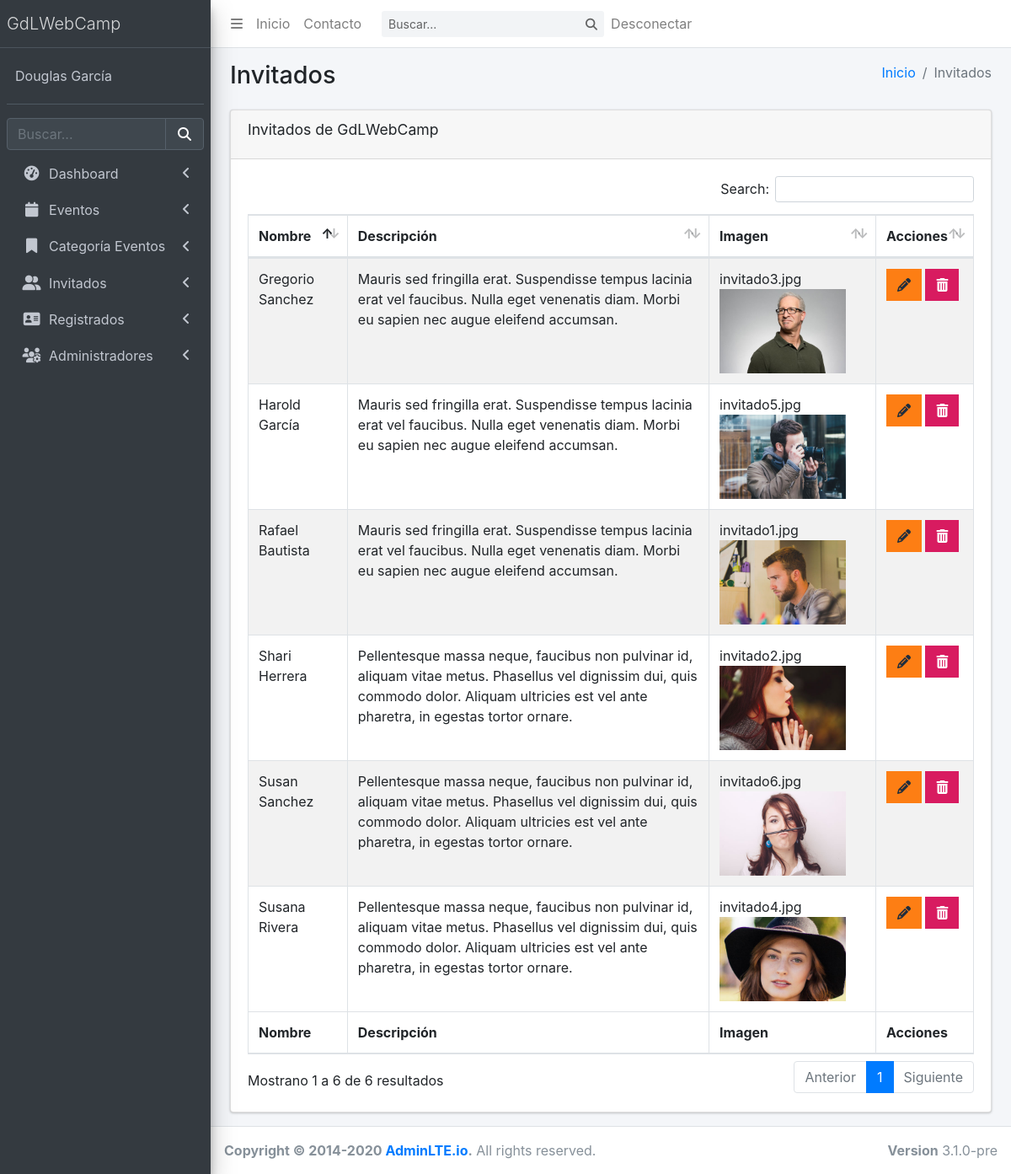
The app's page /admin/lista-invitados.php (signed in) with its own data.
### tables this page shows
CREATE TABLE `invitados` (
  `invitado_id` tinyint(10) NOT NULL,
  `nombre_invitado` varchar(30) NOT NULL,
  `apellido_invitado` varchar(30) NOT NULL,
  `descripcion` text NOT NULL,
  `url_imagen` varchar(50) NOT NULL,
  `editado` datetime DEFAULT NULL
);

### admin/lista-invitados.php (the view, shortened to what this page needs)
<?php include_once 'templates/header.php';
include_once 'funciones/funciones.php' ?>
<body class="hold-transition sidebar-mini">
<div class="wrapper">
<?php include_once 'templates/barra.php' ?>
 <?php include_once 'templates/navegacion.php' ?>
  <div class="content-wrapper">
    <section class="content-header">
      <div class="container-fluid">
        <div class="row mb-2">
          <div class="col-sm-6">
            <h1>Invitados</h1>
          </div>
          <div class="col-sm-6">
            <ol class="breadcrumb float-sm-right">
              <li class="breadcrumb-item"><a href="admin-area.php">Inicio</a></li>
              <li class="breadcrumb-item active">Invitados</li>
            </ol>
          </div>
        </div>
      </div>
    </section>
    <section class="content">
      <div class="container-fluid">
        <div class="row">
          <div class="col-12">
            <div class="card">
              <div class="card-header">
                <h3 class="card-title">Invitados de GdLWebCamp</h3>
              </div>
              <div class="card-body">
                <table id="registros" class="table table-bordered table-striped">
                  <thead>
                  <tr>
                    <th>Nombre</th>
                    <th>Descripción</th>
                    <th>Imagen</th>
                    <th>Acciones</th>
                  </tr>
                  </thead>
                  <tbody>
                    <?php
                      try {
                        $sql = "SELECT * FROM invitados";
                        $resultado = $conn->query($sql);
                      } catch (\Exception $e) {
                        $error = $e->getMessage();
                        echo $error;
                      }
                      while ($invitado = $resultado->fetch_assoc()) { ?>
                        <tr>
                          <td><?php echo $invitado['nombre_invitado'] . " " . $invitado['apellido_invitado']?></td>
                          <td>
                            <?php echo $invitado['descripcion']?>
                          </td>
                          <td>
                            <?php echo $invitado['url_imagen']; ?>
                            <img src="../img/invitados/<?php echo $invitado['url_imagen']; ?>" width=150px>
                          </td>
                          <td>
                            <a href="editar-invitado.php?id=<?php echo $invitado['invitado_id'] ?>" class="btn bg-orange btn-flat margin">
                              <i class="fa fa-pencil"></i>
                            </a>
                            <a href="#" data-id="<?php echo $invitado['invitado_id'] ?>" data-tipo="invitado" class="btn bg-maroon btn-flat margin borrar_registro">
                              <i class="fa fa-trash"></i>
                            </a>
                          </td>
                        </tr>
                    <?php  } ?>
                  </tbody>
                  <tfoot>
                    <tr>
                      <th>Nombre</th>
                      <th>Descripción</th>
                      <th>Imagen</th>
                      <th>Acciones</th>
                    </tr>
                  </tfoot>
                </table>
              </div>
            </div>
          </div>
        </div>
      </div>
    </section>
  </div>
 <?php include_once 'templates/footer.php' ?>

### admin/templates/header.php (shortened to what this page needs)
<!DOCTYPE html>
<html lang="en">
<head>
  <link rel="stylesheet" href="css/adminlte.min.css">
  <link rel="stylesheet" href="css/admin.css">
  <link rel="stylesheet" href="css/sweetalert2.min.css">
  <link rel="stylesheet" href="css/dataTables.bootstrap4.min.css">
  <link rel="stylesheet" href="css/responsive.bootstrap4.min.css">
  <link rel="stylesheet" href="css/buttons.bootstrap4.min.css">
<link rel="stylesheet" href="css/daterangepicker.css">
<link rel="stylesheet" href="css/icheck-bootstrap.min.css">
<link rel="stylesheet" href="css/bootstrap-colorpicker.min.css">
<link rel="stylesheet" href="css/tempusdominus-bootstrap-4.min.css">
<link rel="stylesheet" href="css/select2.min.css">
<link rel="stylesheet" href="css/select2-bootstrap4.min.css">
<link rel="stylesheet" href="css/bootstrap-duallistbox.min.css">
<link rel="stylesheet" href="css/bs-stepper.min.css">
<link rel="stylesheet" href="css/dropzone.min.css">
<link rel="stylesheet" href="css/fontawesome-iconpicker.min.css">
<link rel="stylesheet" href="https://stackpath.bootstrapcdn.com/bootstrap/4.5.2/css/bootstrap.min.css">
</head>

### admin/templates/barra.php (shortened to what this page needs)
<nav class="main-header navbar navbar-expand navbar-white navbar-light">
  <ul class="navbar-nav">
    <li class="nav-item">
      <a class="nav-link" data-widget="pushmenu" href="#" role="button"><i class="fas fa-bars"></i></a>
    </li>
    <li class="nav-item d-none d-sm-inline-block">
      <a href="admin-area.php" class="nav-link">Inicio</a>
    </li>
    <li class="nav-item d-none d-sm-inline-block">
      <a href="#" class="nav-link">Contacto</a>
    </li>
  </ul>
  <form class="form-inline ml-3">
    <div class="input-group input-group-sm">
      <input class="form-control form-control-navbar" type="search" placeholder="Buscar..." aria-label="Search">
      <div class="input-group-append">
        <button class="btn btn-navbar" type="submit">
          <i class="fas fa-search"></i>
        </button>
      </div>
    </div>
  </form>
  <ul class="navbar-nav pull-right">
<li class="nav-item d-sm-inline-block">
	<div class="pull-right">
		<a href="login.php?cerrar_sesion=true" class="pull-right nav-link centrar">Desconectar</a>
	</div>
</li>
  </ul>
</nav>

### admin/templates/navegacion.php (shortened to what this page needs)
<?php
      include_once 'templates/header.php';
?>
 <aside class="main-sidebar sidebar-dark-primary elevation-4">
    <a href="../index.php" class="brand-link">
      <span class="brand-text font-weight-light">GdLWebCamp</span>
    </a>
    <div class="sidebar">
      <div class="user-panel mt-3 pb-3 mb-3 d-flex">
        <div class="info">
          <a href="admin-area.php" class="d-block"><?php echo $_SESSION['nombre']; ?></a>
        </div>
      </div>
      <div class="form-inline">
        <div class="input-group" data-widget="sidebar-search">
          <input class="form-control form-control-sidebar" type="search" placeholder="Buscar..." aria-label="Search">
          <div class="input-group-append">
            <button class="btn btn-sidebar">
              <i class="fas fa-search fa-fw"></i>
            </button>
          </div>
        </div>
      </div>
      <nav class="mt-2">
        <ul class="nav nav-pills nav-sidebar flex-column" data-widget="treeview" role="menu" data-accordion="false">
          <li class="nav-item">
            <a href="#" class="nav-link">
              <i class="nav-icon fas fa-tachometer-alt"></i>
              <p>
                Dashboard
                <i class="right fas fa-angle-left"></i>
              </p>
            </a>
          </li>
          <li class="nav-item">
            <a href="#" class="nav-link">
              <i class="nav-icon fas fa-calendar"></i>
              <p>
                Eventos
                <i class="fas fa-angle-left right"></i>
              </p>
            </a>
          </li>
          <li class="nav-item">
            <a href="#" class="nav-link">
              <i class="nav-icon fas fa-bookmark"></i>
              <p>
                Categoría Eventos
                <i class="fas fa-angle-left right"></i>
              </p>
            </a>
            </li>
          </ul>
            <li class="nav-item">
              <a href="#" class="nav-link">
                <i class="nav-icon fas fa-user-friends"></i>
                <p>
                  Invitados
                  <i class="fas fa-angle-left right"></i>
                </p>
              </a>
            </li>
            <li class="nav-item">
              <a href="#" class="nav-link">
                <i class="nav-icon fas fa-address-card"></i>
                <p>
                  Registrados
                  <i class="fas fa-angle-left right"></i>
                </p>
              </a>
            </li>
            <?php if($_SESSION['nivel'] == 1): ?>
            <li class="nav-item">
              <a href="#" class="nav-link">
                <i class="nav-icon fas fa-users-cog"></i>
                <p>
                  Administradores
                  <i class="fas fa-angle-left right"></i>
                </p>
              </a>
            </li>
          <?php endif; ?>
      </nav>
    </div>
  </aside>

### admin/templates/footer.php (shortened to what this page needs)
  <footer class="main-footer">
    <div class="float-right d-none d-sm-block">
      <b>Version</b> 3.1.0-pre
    </div>
    <strong>Copyright &copy; 2014-2020 <a href="https://adminlte.io">AdminLTE.io</a>.</strong> All rights reserved.
  </footer>
</div>
</body>
</html>

### records on screen
invitados: nombre_invitado "Rafael", apellido_invitado "Bautista", descripcion "Mauris sed fringilla erat. Suspendisse tempus lacinia erat vel faucibus. Nulla eget venenatis diam. Morbi eu sapien nec augue eleifend accumsan.", url_imagen "invitado1.jpg", url_imagen (picture)
invitados: nombre_invitado "Shari", apellido_invitado "Herrera", descripcion "Pellentesque massa neque, faucibus non pulvinar id, aliquam vitae metus. Phasellus vel dignissim dui, quis commodo dolor. Aliquam ultricies est vel ante pharetra, in egestas tortor ornare.", url_imagen "invitado2.jpg", url_imagen (picture)
invitados: nombre_invitado "Gregorio", apellido_invitado "Sanchez", descripcion "Mauris sed fringilla erat. Suspendisse tempus lacinia erat vel faucibus. Nulla eget venenatis diam. Morbi eu sapien nec augue eleifend accumsan.", url_imagen "invitado3.jpg", url_imagen (picture)
invitados: nombre_invitado "Susana", apellido_invitado "Rivera", descripcion "Pellentesque massa neque, faucibus non pulvinar id, aliquam vitae metus. Phasellus vel dignissim dui, quis commodo dolor. Aliquam ultricies est vel ante pharetra, in egestas tortor ornare.", url_imagen "invitado4.jpg", url_imagen (picture)
invitados: nombre_invitado "Harold", apellido_invitado "García", descripcion "Mauris sed fringilla erat. Suspendisse tempus lacinia erat vel faucibus. Nulla eget venenatis diam. Morbi eu sapien nec augue eleifend accumsan.", url_imagen "invitado5.jpg", url_imagen (picture)
invitados: nombre_invitado "Susan", apellido_invitado "Sanchez", descripcion "Pellentesque massa neque, faucibus non pulvinar id, aliquam vitae metus. Phasellus vel dignissim dui, quis commodo dolor. Aliquam ultricies est vel ante pharetra, in egestas tortor ornare.", url_imagen "invitado6.jpg", url_imagen (picture)

### other values on screen
$_SESSION['nombre'] "Douglas García"
